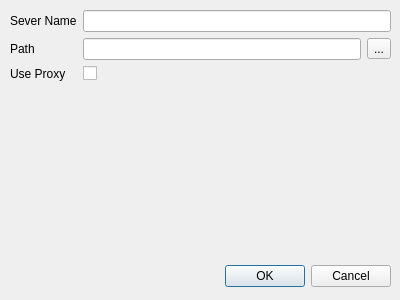
<?xml version="1.0" encoding="UTF-8"?>
<ui version="4.0">
 <class>EditServer</class>
 <widget class="QDialog" name="EditServer">
  <property name="geometry">
   <rect>
    <x>0</x>
    <y>0</y>
    <width>400</width>
    <height>300</height>
   </rect>
  </property>
  <property name="windowTitle">
   <string>Dialog</string>
  </property>
  <widget class="QDialogButtonBox" name="buttonBox">
   <property name="geometry">
    <rect>
     <x>210</x>
     <y>260</y>
     <width>181</width>
     <height>32</height>
    </rect>
   </property>
   <property name="orientation">
    <enum>Qt::Horizontal</enum>
   </property>
   <property name="standardButtons">
    <set>QDialogButtonBox::Cancel|QDialogButtonBox::Ok</set>
   </property>
  </widget>
  <widget class="QWidget" name="formLayoutWidget">
   <property name="geometry">
    <rect>
     <x>10</x>
     <y>10</y>
     <width>381</width>
     <height>231</height>
    </rect>
   </property>
   <layout class="QFormLayout" name="formLayout">
    <property name="fieldGrowthPolicy">
     <enum>QFormLayout::AllNonFixedFieldsGrow</enum>
    </property>
    <item row="0" column="0">
     <widget class="QLabel" name="label">
      <property name="text">
       <string>Sever Name</string>
      </property>
     </widget>
    </item>
    <item row="0" column="1">
     <widget class="QLineEdit" name="txtServerName"/>
    </item>
    <item row="1" column="0">
     <widget class="QLabel" name="label_2">
      <property name="text">
       <string>Path</string>
      </property>
     </widget>
    </item>
    <item row="1" column="1">
     <layout class="QHBoxLayout" name="horizontalLayout">
      <item>
       <widget class="QLineEdit" name="lnPath"/>
      </item>
      <item>
       <widget class="QToolButton" name="toolButton">
        <property name="text">
         <string>...</string>
        </property>
       </widget>
      </item>
     </layout>
    </item>
    <item row="2" column="0">
     <widget class="QLabel" name="label_3">
      <property name="text">
       <string>Use Proxy</string>
      </property>
     </widget>
    </item>
    <item row="2" column="1">
     <widget class="QCheckBox" name="chkProxy">
      <property name="text">
       <string/>
      </property>
     </widget>
    </item>
   </layout>
  </widget>
 </widget>
 <resources/>
 <connections>
  <connection>
   <sender>buttonBox</sender>
   <signal>accepted()</signal>
   <receiver>EditServer</receiver>
   <slot>accept()</slot>
   <hints>
    <hint type="sourcelabel">
     <x>248</x>
     <y>254</y>
    </hint>
    <hint type="destinationlabel">
     <x>157</x>
     <y>274</y>
    </hint>
   </hints>
  </connection>
  <connection>
   <sender>buttonBox</sender>
   <signal>rejected()</signal>
   <receiver>EditServer</receiver>
   <slot>reject()</slot>
   <hints>
    <hint type="sourcelabel">
     <x>316</x>
     <y>260</y>
    </hint>
    <hint type="destinationlabel">
     <x>286</x>
     <y>274</y>
    </hint>
   </hints>
  </connection>
 </connections>
</ui>
